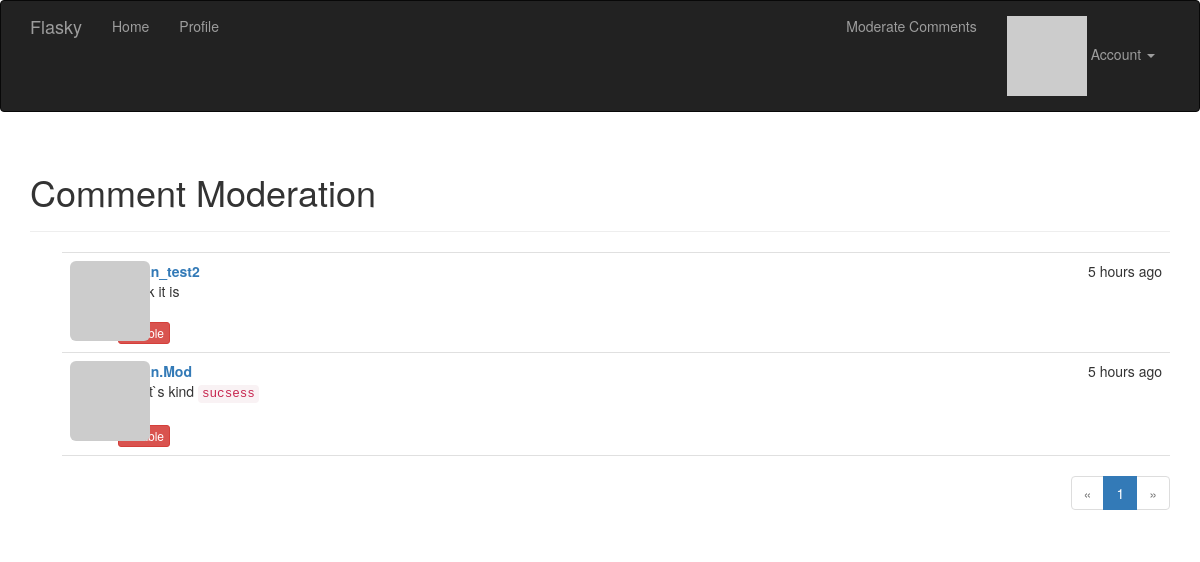
/moderate (signed in), run on an earlier commit of the app's database.
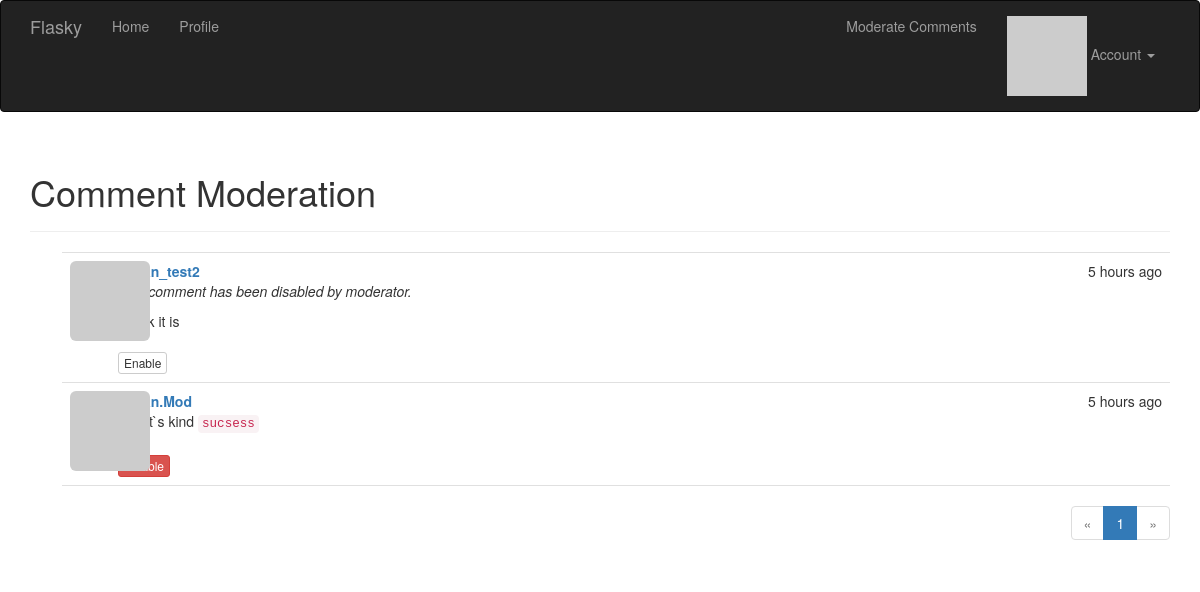
And on a later commit of the database.
### app/models.py (models this page shows, shortened)
class Comment(db.Model):
	__tablename__ = 'comments'
	id = db.Column(db.Integer, primary_key=True)
	body = db.Column(db.Text)
	body_html = db.Column(db.Text)
	timestamp = db.Column(db.DateTime, index = True, default = datetime.utcnow)
	disabled = db.Column(db.Boolean)
	author_id = db.Column(db.Integer, db.ForeignKey('users.id'))
	post_id = db.Column(db.Integer, db.ForeignKey('posts.id'))

class User(UserMixin,db.Model):
	__tablename__ = 'users'
	id = db.Column(db.Integer, primary_key = True)
	email = db.Column(db.String(64),unique = True, index = True)
	username = db.Column(db.String(64), unique = True, index = True)
	role_id = db.Column(db.Integer, db.ForeignKey('roles.id'))
	password_hash = db.Column(db.String(128))
	confirmed = db.Column(db.Boolean, default = False)
	name = db.Column(db.String(64))
	location = db.Column(db.String(64))
	about_me = db.Column(db.Text())				#the different about Text() and String() is  Text don`t have to set Maximun length
	member_since = db.Column(db.DateTime(), default = datetime.utcnow)
	last_seen = db.Column(db.DateTime(), default = datetime.utcnow)
	avatar_hash = db.Column(db.String(32))
	posts = db.relationship('Post',backref = 'author', lazy = 'dynamic')
	followed = db.relationship('Follow',
								foreign_keys = [Follow.follower_id],
								backref = db.backref('follower', lazy = 'joined'),
								lazy = 'dynamic',
								cascade = 'all, delete-orphan')
	followers = db.relationship('Follow',
								foreign_keys = [Follow.followed_id],
								backref = db.backref('followed', lazy = 'joined'),
								lazy = 'dynamic',
								cascade = 'all, delete-orphan')
	comments = db.relationship('Comment', backref = 'author', lazy = 'dynamic')
	@property
	def password(self):
		raise AttributeError('password is not readable attribute')
	def gravatar(self, size=100, default = 'identicon', ratting = 'g'):
		if request.is_secure:
			url = 'http://secure.gravatar.com/avatar'
		else:
			url = 'http://www.gravatar.com/avatar'
		hash = hashlib.md5(self.email.encode('utf-8')).hexdigest()
		return '{url}/{hash}?s={size}&d={default}&r={ratting}'.format(
			url = url, hash = hash, size = size, default = default,ratting = ratting)
	def can(self, permissions):
		return self.role is not None and (self.role.permissions & permissions) == permissions
	def ping(self):
		self.last_seen = datetime.utcnow()
		db.session.add(self)

### app/main/views.py (the view)
@main.route('/moderate')
@login_required
@permission_required(Permission.MODERATE_COMMENTS)
def moderate():
	page = request.args.get('page', 1, type = int)
	pagination = Comment.query.order_by(Comment.timestamp.desc()).paginate(
		page, per_page = current_app.config['FLASKY_COMMENTS_PER_PAGE'],
		error_out = False)
	comments = pagination.items
	return render_template('moderate.html', comments = comments,
		pagination = pagination, page = page)

### app/auth/views.py (called while the page is built)
@auth.before_app_request
def before_request():
	if current_user.is_authenticated:
		current_user.ping()
		if not current_user.confirmed and request.endpoint[:5] != 'auth.' and request.endpoint != 'static':
			return redirect(url_for('auth.unconfirmed'))

### app/main/__init__.py (called while the page is built)
@main.app_context_processor
def inject_permission():
	return dict(Permission = Permission)

### app/models.py (called while the page is built)
@login_manager.user_loader
def load_user(user_id):
	return User.query.get(int(user_id))

### app/templates/moderate.html (shortened to what this page needs)
{% extends "base.html" %}
{% import "_macros.html" as macros %}
{% block page_content %}
<div class="page-header">
	<h1>Comment Moderation</h1>
</div>
{% set moderate = True %}
{% include '_comments.html' %}
{% if pagination %}
<div class="pagination">
	{{ macros.pagination_widget(pagination, '.moderate') }}
</div>
{% endif %}
{% endblock %}

### app/templates/_comments.html
<ul class="comments">
    {% for comment in comments %}
    <li class="comment">
        <div class="comment-thumbnail">
            <a href="{{ url_for('.user', username=comment.author.username) }}">
                <img class="img-rounded profile-thumbnail" src="{{ comment.author.gravatar(size=40) }}">
            </a>
        </div>
        <div class="comment-content">
            <div class="comment-date">{{ moment(comment.timestamp).fromNow() }}</div>
            <div class="comment-author"><a href="{{ url_for('.user', username=comment.author.username) }}">{{ comment.author.username }}</a></div>
            <div class="comment-body">
                {% if comment.disabled %}
                <p><i>This comment has been disabled by moderator.</i></p>
                {% endif %}
                {% if moderate or not comment.disabled %}
                    {% if comment.body_html %}
                        {{ comment.body_html | safe }}
                    {% else %}
                        {{ comment.body }}
                    {% endif %}
                {% endif %}
            </div>
            {% if moderate %}
                <br>
                {% if comment.disabled %}
                <a class="btn btn-default btn-xs" href="{{ url_for('.moderate_enable',id = comment.id, page = page) }}">Enable</a>
                {% else %}
                <a class="btn btn-danger btn-xs" href="{{ url_for('.moderate_disable',id = comment.id, page = page) }}">Disable</a>
                {% endif %}
            {% endif %}
        </div>
    </li>
    {% endfor %}
</ul>

What changed in the data, as far as the page shows it:
changed Comment "i think it is": now shows "This comment has been disabled by moderator. Enable"
